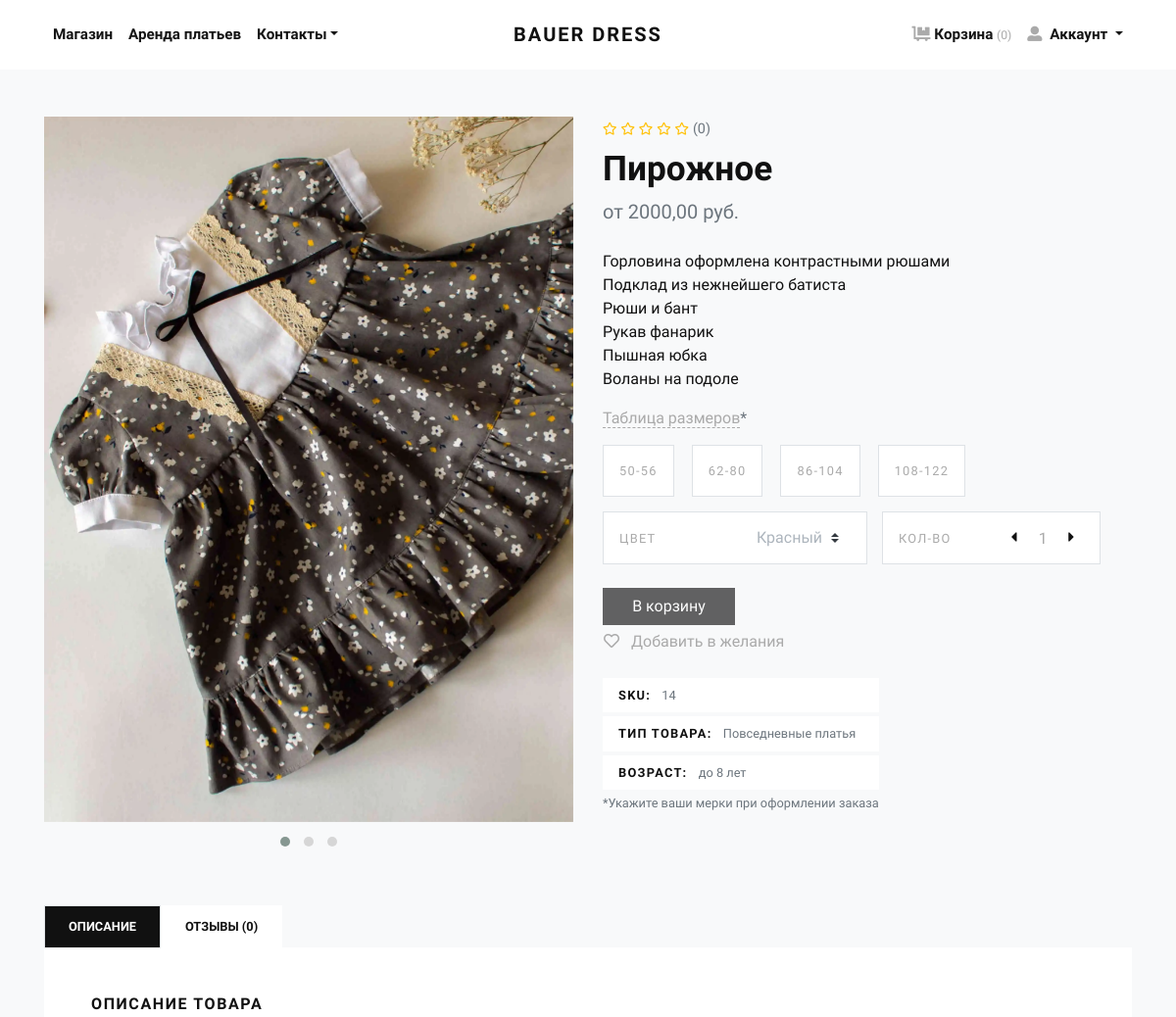
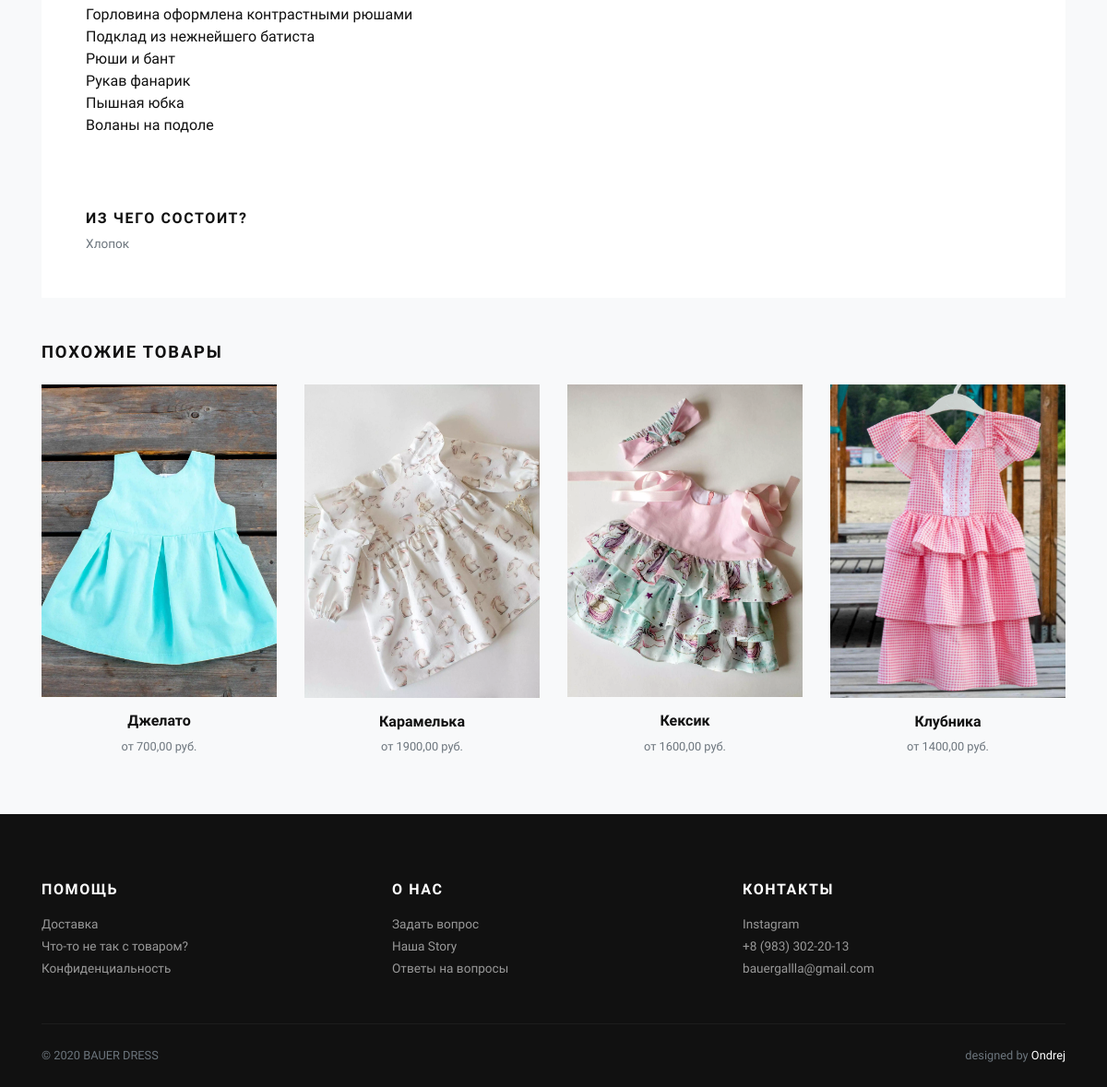
/povsednevnye-platya/14/pirozhnoe/, run on the app's committed database (2 pictures, top to bottom).
### shop/models.py (models this page shows, shortened)
class Gallery(models.Model):
    image = models.ImageField(upload_to='gallery', verbose_name='Фото')
    alt = models.CharField('Описание картинки', max_length=30, blank=False, null=True)
    product = models.ForeignKey(Product, on_delete=models.CASCADE, related_name='images')
    class Meta:
    	verbose_name = 'фото товара'
    	verbose_name_plural = 'фото товаров'

class Product(models.Model):
	category = models.ForeignKey(Category, related_name='products',
		on_delete=models.SET_NULL, null=True, verbose_name=u"Тип товара")
	name = models.CharField(max_length=200, db_index=True, verbose_name=u"Название")
	slug = models.SlugField(max_length=200, db_index=True, verbose_name=u"URL",
		help_text='То как этот товар будет отображен в URL.')
	description = RichTextField(default='Full description of product', blank=False, null=True, verbose_name=u"Описание",
		help_text='Добавьте полное описание товара, без характеристик.')
	material = models.ForeignKey(Material, on_delete=models.SET_NULL, null=True, verbose_name=u"Материал")
	price_from = models.DecimalField(max_digits=10, decimal_places=2, verbose_name=u"Цена от", blank=False, null=True)
	price_to = models.DecimalField(max_digits=10, decimal_places=2, verbose_name=u"Цена до", blank=False, null=True)
	stock = models.PositiveIntegerField(default=1, verbose_name=u"В наличии (кол-во)")
	can_spend = models.BooleanField(default=False, verbose_name=u"Вычитать со склада")
	created = models.DateTimeField(auto_now_add=True, verbose_name=u"Создан")
	updated = models.DateTimeField(auto_now=True, verbose_name=u"Обновлен")
	tag = models.ForeignKey(Tag, on_delete=models.SET_NULL, null=True, verbose_name='Возраст')
	rent = models.BooleanField("Доступно в аренду (если да, заполни ниже)", default=False)
	pay_method = models.CharField("Если аренда, то какая оплата?", blank=True, null=True, max_length=3, help_text='Если почасовая-ч, по дням-д, неделям-нед.')
	class Meta:
		index_together = (('id','slug'),)
		verbose_name = 'товар'
		verbose_name_plural = 'товары'
	def status_new(self):
		now = timezone.now()
		if now + datetime.timedelta(days=-5) < self.created < now:
			return True
		else:
			return False
	def get_absolute_url(self):
		return reverse('shop:details', args=[self.category.slug, self.id, self.slug])
	def get_rating_tag(self):
		rating_sum = 0 #collect all ratings and after all i will divide it
		reviews_counter = 0
		average_rating_tag = 'zero'
		return average_rating_tag

class ProductSet(models.Model):
	product = models.ForeignKey(Product, on_delete=models.CASCADE, related_name='sets')
	size_set = models.ForeignKey(SizeSet, on_delete=models.SET_NULL, null=True, related_name='size_set')
	price = models.DecimalField(max_digits=10, decimal_places=2, blank=False, verbose_name=u"Цена")
	slug = models.SlugField(max_length=300, unique=True, db_index=True)
	class Meta:
		verbose_name = 'сет товара'
		verbose_name_plural = 'сеты товаров'
	def get_absolute_url(self):
		return reverse('shop:product_set__detail', args=[self.product.category.slug, self.product.id, self.product.slug, self.slug])

class SizeSet(models.Model):
	def __str__(self):
		return '{0}-{1}'.format(self.sizes.filter().first(), self.sizes.filter().last())
	class Meta:
		verbose_name = 'сет размеров'
		verbose_name_plural = 'сеты размеров'

class Size(models.Model):
	size = models.CharField(max_length=50, null=True)
	size_set = models.ForeignKey(SizeSet, on_delete=models.CASCADE, null=True, related_name='sizes')
	def __str__(self):
		return self.size

class SeoModel(models.Model):
    seo_title = models.CharField('SEO Название', blank=True, max_length=250)
    seo_description = models.CharField('SEO Описание', blank=True, max_length=250)
    def get_seo_description(self):
        if self.seo_description:
            return self.seo_description
        return ''
    class Meta:
        abstract = True

class Category(SeoModel):
	name = models.CharField(max_length=200, db_index=True, verbose_name=u"Название",
		help_text='В мн.ч')
	slug = models.SlugField(max_length=200, db_index=True, unique=True, verbose_name=u"Название (лат.)")
	class Meta:
		ordering=('name',)
		verbose_name = 'тип товара'
		verbose_name_plural = 'типы товаров'
	def get_absolute_url(self):
		return reverse('shop:index_by_category', args=[self.slug])

class Tag(models.Model):
	name = models.CharField(max_length=50, blank=False, verbose_name='Название')
	slug = models.SlugField(max_length=200, db_index=True, unique=True, verbose_name=u"Название (лат.)")
	class Meta:
		verbose_name = 'возраст'
		verbose_name_plural = 'возрасты'
	def get_absolute_url(self):
		return reverse('shop:index_by_tag', kwargs={'tag_slug': self.slug})

class Material(models.Model):
	name = models.CharField('Материал', max_length=50)
	slug = models.SlugField(max_length=200, unique=True, null=True, verbose_name=u"Название (лат.)")
	class Meta:
		verbose_name='материал'
		verbose_name_plural = 'материалы'

### shop/views.py (the view)
# urls.py: path('<category_slug>/<int:id>/<slug>/', views.product_detail, name='details'),
@cache_page(60 * 15)
def product_detail(request, id, slug, category_slug):
	product = get_object_or_404(Product, id=id, slug=slug, stock__gt=0)
	cart_product_form = CartAddProductForm()
	review_form = ReviewForm()
	response_form = ReviewResponseForm()
	category = get_object_or_404(Category, slug=category_slug)
	products_with_category_exclude = Product.objects.filter(category=category, stock__gte=1).exclude(id=product.id)[:4]
	if products_with_category_exclude.count() <= 1:
		products_with_category_exclude = None
	return render(request, 'shop/distribution/detail.html', {'product': product,
														'cart_product_form': cart_product_form,
														'review_form': review_form,
														'response_form': response_form,
														'category': category,
														'category_products': products_with_category_exclude})

### shop/templates/shop/distribution/detail.html
{% extends 'shop/distribution/detail_base.html' %}
{% block price %}от {{ product.price_from }}{% endblock %}
{% block sets %}
    <div class="owl-carousel size-slider owl-theme">
		{% for set in product.sets.all %}
		<div class="item">
	        <a style="padding-right: 10px;text-decoration: none;" class="size-var d-flex" href="{{ set.get_absolute_url }}">
	          <div class="border d-flex align-items-center justify-content-between py-3 px-3 bg-white border-white">
	            <span class="small text-uppercase text-gray" style="white-space: nowrap;">{{ set.size_set }}</span>
	          </div>
	        </a>
	    </div>
	    {% endfor %}
	</div>
{% endblock %}
{% block form_action %}#{% endblock %}
{% block cart_add_button %}
<button class="btn btn-dark btn btn-block h-100 d-flex align-items-center justify-content-center px-0" type="submit" disabled data-toggle="tooltip" data-placement="right" title="Выберите размер">В корзину</button>
{% endblock %}
{% block wishlist_add %}
	<a class="btn btn-link text-decoration-none p-0 pt-1 text-gray" data-toggle="tooltip" data-placement="right" title="Выберите размер" href="#" disabled>
      <i class="far fa-heart mr-2"></i>
      Добавить в желания
    </a><br>
{% endblock %}

### shop/templates/shop/distribution/detail_base.html (shortened to what this page needs)
{% extends 'shop/base.html' %}
{% load static %}
{% load widget_tweaks %}
{% load crispy_forms_tags %}
{% block content %}
  <section class="py-5">
    <div class="container">
      <div class="row mb-5">
        <div class="col-lg-6">
          <div class="owl-carousel owl-carousel-product owl-theme">
            {% for images in product.images.all %}
            <div class="item"><img class="img-fluid owl-lazy" src="{{ images.image.url }}" data-src="{{ images.image.url }}" alt="{{ product.images.alt }}"></div>
            {% endfor %}
          </div>
        </div>
        <div class="col-lg-6">
          <ul class="list-inline mb-2">
            {% include 'shop/product/rating_block.html' %}<span class="text-muted" style="font-size: 0.9em;">({{ product.reviews.all|length }})</span>
          </ul>
          <h1>{{ product.name }}</h1>
          <p class="text-muted lead fw-400">{% block price %}{% endblock %}{% if product.rent %} руб/{% if product.pay_method %}{{ product.pay_method }}{% else %}ч{% endif %}{% else %} руб.{% endif %}</p>
          <p class="text-small mb-4 bg-transp">
            {% autoescape off %}
              {{ product.description }}
            {% endautoescape %}
          </p>
          <form action="{% block form_action %}{% endblock %}" method="POST">
            <p data-toggle="modal" data-target=".bd-example-modal-lg" class="size-table d-inline">Таблица размеров</p><span class="text-muted">*</span>
            <div class="row align-items-stretch">
                <div class="col-lg-12 pr-sm-1 pt-15 d-flex" style='padding-top: 15px;'>
                    {% block sets %}{% endblock %}
                </div>
            </div>
            <div class="row align-items-stretch mb-4">
              <div class="col-sm-6 pr-sm-0" style='padding-top: 15px;'>
                <div class="border d-flex align-items-center justify-content-between py-1 px-3 bg-white border-white" style="height: 54px;"><span class="small text-uppercase text-gray mr-4 no-select">Цвет</span>
                    {% render_field cart_product_form.color class="form-control product-size-variation-btn b-rad--none w200 form-control custom-select" style='width: auto;padding-right: 1.75rem;border: none;font-size:16px;cursor: pointer;' %}
                </div>
              </div>
              <div class="col-sm-5 pr-sm-0 pt-15" style='padding-top: 15px;'>
                <div class="border d-flex align-items-center justify-content-between py-1 px-3 bg-white border-white"><span class="small text-uppercase text-gray mr-4 no-select" style="white-space: nowrap;">Кол-во</span>
                  <div class="quantity bg-transp">
                    <a class="dec-btn" style="padding: 10px;cursor: pointer;"><i class="fas fa-caret-left"></i></a>
                    <input class="form-control border-0 shadow-0 p-0 text-gray" type="text" value="1" name="quantity" id="quantity">
                    <a class="inc-btn" style="padding: 10px;cursor: pointer;"><i class="fas fa-caret-right"></i></a>
                  </div>
                </div>
              </div>
            </div>
            <div class="col-sm-3 pl-sm-0 p-0 pt-15">
              {% block cart_add_button %}{% endblock %}
            </div>
            {% block wishlist_add %}{% endblock %}
            <ul class="list-unstyled small d-inline-block pt-4">
              <li class="px-3 py-2 mb-1 bg-white">
                <strong class="text-uppercase">SKU:</strong>
                <span class="ml-2 text-muted">{{ product.id }}</span>
              </li>
              {% if product.category %}
                <li class="px-3 py-2 mb-1 bg-white text-muted">
                  <strong class="text-uppercase text-dark">Тип товара:</strong>
                  <a class="reset-anchor ml-2" href="{{ product.category.get_absolute_url }}">{{ product.category.name }}</a>
                </li>
              {% endif %}
              {% if product.tag %}
                <li class="px-3 py-2 mb-1 bg-white text-muted">
                  <strong class="text-uppercase text-dark">Возраст:</strong>
                    <a class="reset-anchor ml-2" href="{{ product.tag.get_absolute_url }}">{{ product.tag.name }}</a>
                </li>
                <li>
                  <p class="text-muted">*Укажите ваши мерки при оформлении заказа</p>
                </li>
              {% endif %}
            </ul>
          </form>
        </div>
      </div>
      <ul class="nav nav-tabs border-0" id="myTab" role="tablist">
        <li class="nav-item"><a class="nav-link active" id="description-tab" data-toggle="tab" href="#description" role="tab" aria-controls="description" aria-selected="true">Описание</a></li>
        <li class="nav-item"><a class="nav-link" id="reviews-tab" data-toggle="tab" href="#reviews" role="tab" aria-controls="reviews" aria-selected="false">Отзывы ({{ product.reviews.all|length }})</a></li>
      </ul>
      <div class="tab-content mb-5" id="myTabContent">
        <div class="tab-pane fade show active" id="description" role="tabpanel" aria-labelledby="description-tab">
          <div class="p-4 p-lg-5 bg-white">
            <h6 class="text-uppercase">Описание товара </h6>
            {% autoescape off %}
            <p class="text-muted text-small mb-0">{{ product.description }}</p>
            {% endautoescape %}
          </div>
          <div class="p-4 p-lg-5 bg-white" style="padding-top: 0px !important;">
            <div style="padding-top: 15px;">
              <h6 class="text-uppercase">Из чего состоит? </h6>
              <p class="text-muted text-small mb-0">{{ product.material.name }}</p>
            </div>
          </div>
        </div>
      </div>
      {% if category_products %}
      <h2 class="h5 text-uppercase mb-4">Похожие товары</h2>
      <div class="row">
        {% for product in category_products %}
        <div class="col-lg-3 col-sm-6">
          <div class="product text-center skel-loader">
            <div class="d-block mb-3 position-relative">
              <a class="d-block" href="{{ product.get_absolute_url }}">
                <img class="img-fluid w-100" src="{% if product.images.first %}{{ product.images.first.image.url }}{% else %}{% static 'shop/img/product-banners/example.jpg' %} {% endif %}" alt="{{ product.images.first.alt }}">
              </a>
            </div>
            <h6><a class="reset-anchor" href="{{ product.get_absolute_url }}">{{ product.name }}</a></h6>
            <p class="small text-muted">от {{ product.price_from }}{% if product.rent %} руб/{% if product.pay_method %}{{ product.pay_method }}{% else %}ч{% endif %}{% else %} руб.{% endif %}</p>
          </div>
        </div>
        {% endfor %}
      </div>
      {% endif %}
    </div>
  </section>
{% endblock %}

### data on the page
Gallery: image (picture)
Product: reviews.all|length "0", name "Пирожное", price_from "2000,00", description "Горловина оформлена контрастными рюшами Подклад из нежнейшего батиста Рюши и бант Рукав фанарик Пышная юбка Воланы на подоле", id "14", category.name "Повседневные платья", tag.name "до 8 лет", material.name "Хлопок"
ProductSet: size_set "50-56"
ProductSet: size_set "62-80"
ProductSet: size_set "86-104"
ProductSet: size_set "108-122"
Product: images.first.image (picture), name "Джелато", price_from "700,00", rent "руб."
Product: images.first.image (picture), name "Карамелька", price_from "1900,00", rent "руб."
Product: images.first.image (picture), name "Кексик", price_from "1600,00", rent "руб."
Product: images.first.image (picture), name "Клубника", price_from "1400,00", rent "руб."
